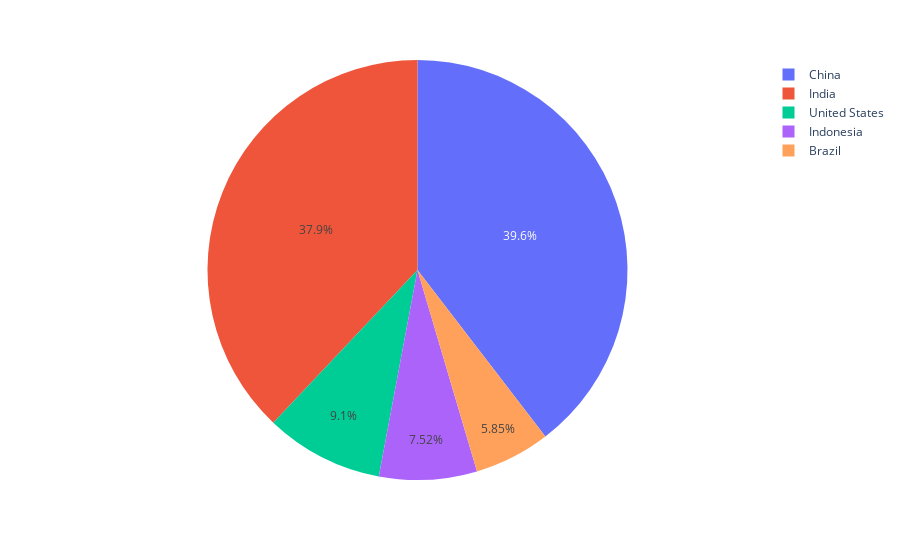

Write notebook code for a chart like this one.
### Code cell
import plotly.express as px

fig = px.pie(df_pivot_2020, values="2020", names="country")
fig.show()

### Figure 1 — Plotly figure (JSON) as saved in the notebook; plotly's stock layout.template omitted (floating-point values rounded to 4 significant figures)
{"data": [{"domain": {"x": [0, 1], "y": [0, 1]}, "hovertemplate": "country=%{label}<br>2020=%{value}<extra></extra>", "labels": ["United States", "India", "China", "Indonesia", "Brazil"], "legendgroup": "", "name": "", "showlegend": true, "type": "pie", "values": [331000000.0, 1380000000.0, 1439000000.0, 273500000.0, 212600000.0]}], "layout": {"legend": {"tracegroupgap": 0}, "margin": {"t": 60}}}
